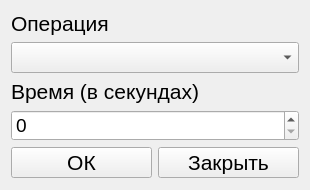
<?xml version="1.0" encoding="UTF-8"?>
<ui version="4.0">
 <class>Form</class>
 <widget class="QWidget" name="Form">
  <property name="geometry">
   <rect>
    <x>0</x>
    <y>0</y>
    <width>310</width>
    <height>190</height>
   </rect>
  </property>
  <property name="minimumSize">
   <size>
    <width>310</width>
    <height>190</height>
   </size>
  </property>
  <property name="maximumSize">
   <size>
    <width>310</width>
    <height>190</height>
   </size>
  </property>
  <property name="windowTitle">
   <string>Добавление операции</string>
  </property>
  <layout class="QGridLayout" name="gridLayout">
   <item row="5" column="0">
    <layout class="QHBoxLayout" name="horizontalLayout">
     <item>
      <widget class="QPushButton" name="ok">
       <property name="font">
        <font>
         <pointsize>16</pointsize>
        </font>
       </property>
       <property name="text">
        <string>ОК</string>
       </property>
      </widget>
     </item>
     <item>
      <widget class="QPushButton" name="closing">
       <property name="font">
        <font>
         <pointsize>16</pointsize>
        </font>
       </property>
       <property name="text">
        <string>Закрыть</string>
       </property>
      </widget>
     </item>
    </layout>
   </item>
   <item row="1" column="0">
    <widget class="QComboBox" name="operations">
     <property name="font">
      <font>
       <pointsize>14</pointsize>
      </font>
     </property>
    </widget>
   </item>
   <item row="0" column="0">
    <widget class="QLabel" name="operation_label">
     <property name="font">
      <font>
       <pointsize>16</pointsize>
      </font>
     </property>
     <property name="text">
      <string>Операция</string>
     </property>
    </widget>
   </item>
   <item row="2" column="0">
    <widget class="QLabel" name="time_label">
     <property name="font">
      <font>
       <pointsize>16</pointsize>
      </font>
     </property>
     <property name="text">
      <string>Время (в секундах)</string>
     </property>
    </widget>
   </item>
   <item row="3" column="0">
    <widget class="QSpinBox" name="time">
     <property name="font">
      <font>
       <pointsize>14</pointsize>
      </font>
     </property>
     <property name="maximum">
      <number>999</number>
     </property>
    </widget>
   </item>
  </layout>
 </widget>
 <resources/>
 <connections/>
</ui>
